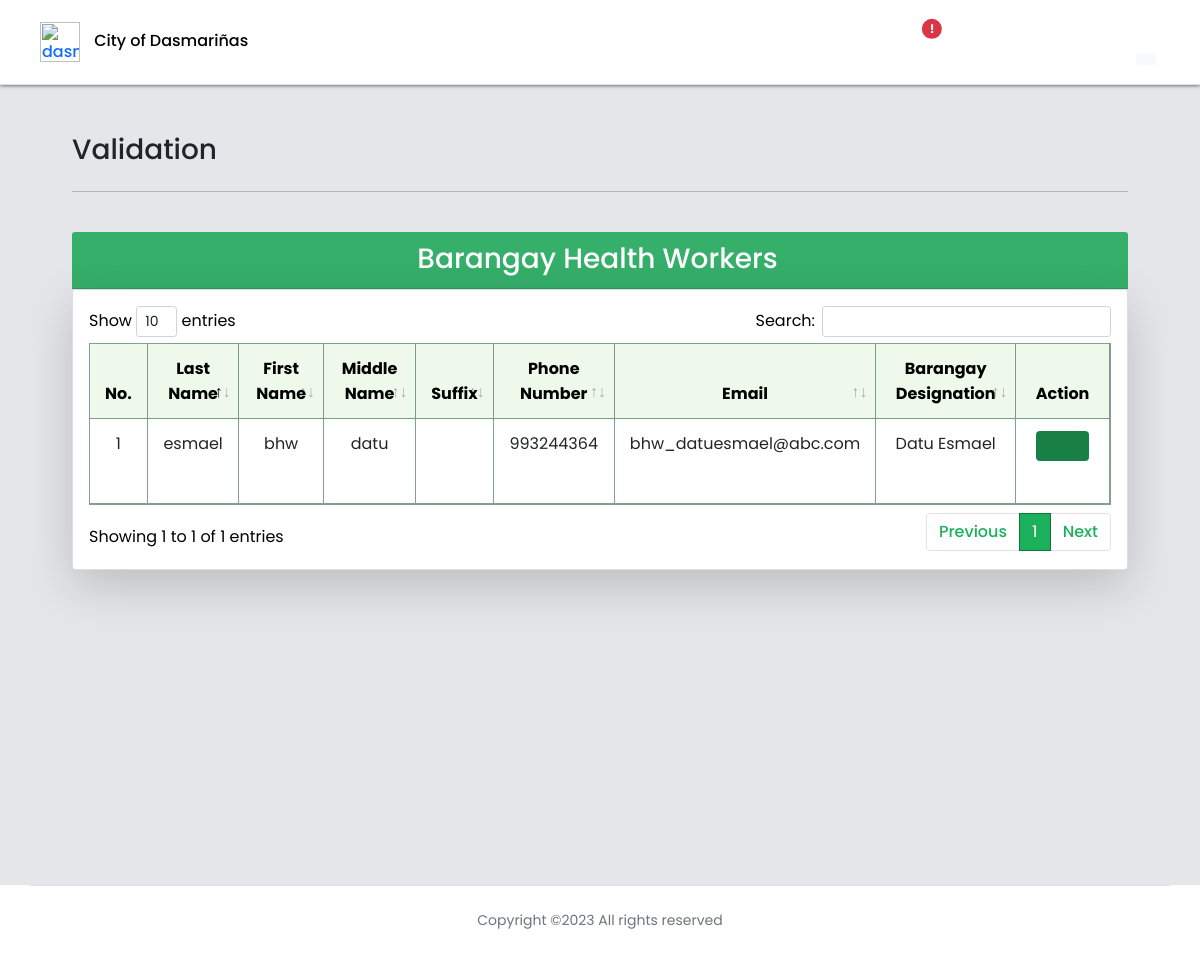
Before: /avalidation (signed in) with the older database file.
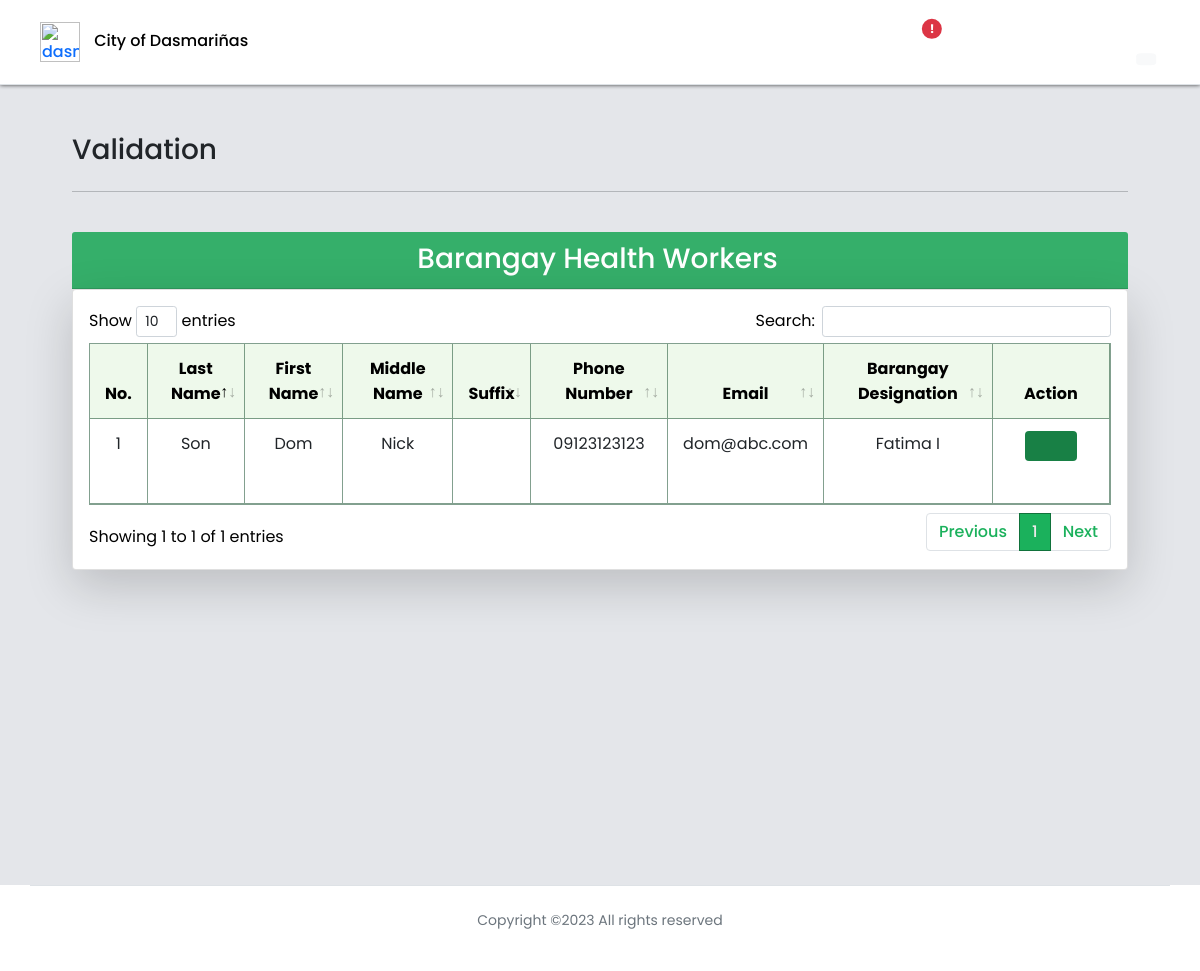
After: the same page with the newer database file.
### profilingApp/models.py (models this page shows, shortened)
class BarangayHealthWorker(Model):
    user = models.OneToOneField(CustomUser, on_delete=CASCADE, primary_key=True)
    is_validated = models.BooleanField(default=False)
    bhw_barangay = models.ForeignKey(Barangay, on_delete=CASCADE)
    history = HistoricalRecords()

class CustomUser(AbstractUser):
    USER_TYPE = [('Choose User Type', 'Choose User Type'),
                 ('Admin', 'Administrator'),
                 ('BHW', 'Barangay Health Worker'),
                 ('P/G', 'Parent/Guardian')]
    username = None
    email = models.EmailField(_('email address'), unique=True)
    user_type = models.CharField(max_length=100, choices=USER_TYPE)
    middle_name = models.CharField(max_length=100, null=True)
    suffix_name = models.CharField(max_length=100, null=True, blank=True)
    phone_num = models.CharField(max_length=100, null=True)
    history= HistoricalRecords()
    USERNAME_FIELD = 'email'
    REQUIRED_FIELDS = []
    objects = CustomUserManager()

class Barangay(Model):
    brgy_name = models.CharField(max_length=500)
    brgy_phone = models.CharField(max_length=100, null=True, blank=True)
    brgy_address = models.CharField(max_length=500, null=True, blank=True)
    def __str__(self) -> str:
        return f'{self.brgy_name}'

### profilingApp/views.py (the view)
# urls.py: path('avalidation', views.bhw_validation, name='bhw_validation'),
@login_required(login_url='login_registration')
def bhw_validation(request):
    if request.user.is_authenticated and request.user.user_type == 'Admin':
        bhw = BarangayHealthWorker.objects.filter(is_validated=False)
        parent = Parent.objects.all()
        invalidated_status = BarangayHealthWorker.objects.filter(
            is_validated=False).count()
        context = {'bhws': bhw,
                'invalidated_count': invalidated_status,
                'parents' : parent,}
        return render(request, 'activities/Admin - Validation.html', context)
    elif request.user.is_authenticated and request.user.user_type == 'BHW':
        return redirect('bhw_home')
    elif request.user.is_authenticated and request.user.user_type == 'P/G':
        return redirect('parent_home')

### profilingApp/templates/activities/Admin - Validation.html (shortened to what this page needs)
{% extends 'activities/Admin Home.html' %}
{% load static %}
{% block dashboard %}
</head>
<body>
<header>
    <div class="site-header">
    <nav class="navbar fixed-top index__navbar scrolled border-bottom"
    style=" padding-left:3%; padding-right:3%;">
        <div class="flex-fill p-1 py-1">
            <div id="mobileNav" class="d-flex align-items-center justify-content-between">
                <div>
                    <a href="#" class="name" style="text-decoration: none;">
                        <img id="adminIcon" class="navbar-icon" src="{% static '/Media/avatar.png' %}" alt="dasma-logo">
                        <span id="adminHidetitle" class="brand__name" style="color:rgb(0, 0, 0); margin-left:10px;">City of Dasmariñas</span>
                    </a>
                </div>
                <div class="menu" id="navLinks">
                    <ul id="nav" class="nav text-small">
                        <li>
                            <a href="{% url 'admin_home' %}" class="nav-link" data-toggle="tooltip" data-bs-placement="bottom" data-bs-offset="0,7"
                            title="Admin Home">
                            <i id="navIcon" class="fa fa-fw fa-home" style="font-size: 24px;"></i>
                            </a>
                        </li>
                        <li>
                            <a href="{% url 'admin_home2' %}" class="nav-link" data-toggle="tooltip" data-bs-placement="bottom" data-bs-offset="0,7"
                            title="Preschooler Status">
                            <i id="navIcon" class="fa fa-3x fa-fw fa-id-card " style="font-size: 24px;"></i>
                            </a>
                        </li>
                        <li>
                            <a href="{% url 'admin_barangay' %}" class="nav-link" data-toggle="tooltip" data-bs-placement="bottom" data-bs-offset="0,7"
                            title="List of Barangay">
                            <i id="navIcon" class="fa fa-3x fa-fw fas fa-landmark " style="font-size: 24px;"></i>
                            </a>
                        </li>
                        <li>
                            {% if invalidated_count > 0 %}
                            <a href="{% url 'bhw_validation' %}" style="color:rgb(27, 177, 92) !important;" class="nav-link"  data-toggle="tooltip" data-bs-placement="bottom" data-bs-offset="0,7"
                                title="BHW Validation" >
                                <i id="navIcon" class="fa fa-fw fa-user-md" style="font-size: 24px;"></i>
                                <span class="position-absolute top-25 start-75 translate-middle badge rounded-pill bg-danger">
                                    !
                                </span></a>
                            {% endif %}
                        </li>
                        <li>
                            <a href="{% url 'admin_userAccounts' %}" class="nav-link" data-toggle="tooltip" data-bs-placement="bottom" data-bs-offset="0,7"
                            title="User Accounts">
                            <i id="navIcon" class="fa fa-3x fa-fw fas fa-users " style="font-size: 24px;"></i>
                            </a>
                        </li>
                        <li>
                            <a href="{% url 'admin_historyLogs' %}" class="nav-link" data-toggle="tooltip" data-bs-placement="bottom" data-bs-offset="0,7"
                            title="History Logs">
                            <i id="navIcon" class="fa fa-3x fa-fw fas fa-clipboard-list " style="font-size: 24px;"></i>
                            </a>
                        </li>
                        <li>
                            <a id="navIcon" class="btn nav-link position-relative" id="dropdownUser1" data-bs-toggle="dropdown" data-toggle="tooltip" data-bs-placement="bottom" data-bs-offset="0,7"
                            title="User Settings" aria-expanded="false">
                                <i class="fa fa-fw fa-user-cog bi" style="font-size: 24px;"></i>
                                <span class="position-absolute top-100 start-75 translate-middle badge rounded-pill text-dark" style="border-radius: 50%;">
                                    <i class="fa fa-lg fa-fw fa-caret-down bg-light" style="border-radius: 25%; margin-bottom: 15px;"></i>
                                </span></a>
                        </li>
                    </ul>
                </div>
            </div>
        </div>
    </nav>
    </div>
</header>
<div id="grid" class="container-fluid" style="padding:3%; margin: top 65px;">
    <div class="container-grid">
        <div class="">
            <div class="row">
                <div class="col">
                    <h3 style="text-align:left;">Validation</h3>
                </div>
            </div>
        <hr>
        <br>
        </div>
    </div>
    <div class="text-black">
        <div class="row">
            <div class="col">
                <div class="card-header">
                    <h3> Barangay Health Workers</h3>
                </div>
                <div class="card shadow-lg p-3 bg-white rounded" >
                    <div class="table-responsive" >
                        <table class="table table-hover table-cell-border" id="table_validation" >
                            <thead>
                                <tr>
                                    <th scope="col" class="text-center">No.</th>
                                    <th scope="col" class="text-center">Last Name</th>
                                    <th scope="col" class="text-center">First Name</th>
                                    <th scope="col" class="text-center">Middle Name</th>
                                    <th scope="col" class="text-center">Suffix</th>
                                    <th scope="col" class="text-center">Phone Number</th>
                                    <th scope="col" class="text-center">Email</th>
                                    <th scope="col" class="text-center">Barangay Designation</th>
                                    <th scope="col" class="nosort text-center">Action</th>
                                </tr>
                            </thead>
                            <tbody>
                                {% for bhw in bhws %}
                                <tr>
                                    <td class="text-center"></td>
                                    <td class="text-center">{{ bhw.user.last_name }}</td>
                                    <td class="text-center">{{ bhw.user.first_name }}</td>
                                    <td class="text-center">{{ bhw.user.middle_name }}</td>
                                    <td class="text-center">{{ bhw.user.suffix_name }}</td>
                                    <td class="text-center">{{ bhw.user.phone_num}}</td>
                                    <td class="text-center">{{ bhw.user.email }}</td>
                                    <td class="text-center">{{ bhw.bhw_barangay }}</td>
                                    <td style="text-align: center;">
                                        <div>
                                            <button type="button" style="background-color: #188045; color: #ffffff;" class="btn hoverableButton" title="Validate" onclick="toggleValidateModal('Are you sure you want to validate {{ bhw.user.first_name }} {{ bhw.user.last_name }}?')"><i class="fa fa-lg fa-fw fa-user-check"></i></button>
                                            <button type="button" style="color: rgb(255, 0, 0);" class="btn" onclick="toggleDeleteModal('Are you sure you want to delete {{ bhw.user.first_name }} {{ bhw.user.last_name }}?')" title="Delete"><i class="fa fa-lg fa-fw fa-trash-alt"></i></button>
                                        </div>
                                    </td>
                                </tr>
                                {% endfor %}
                            </tbody>
                        </table>
                    </div>
                </div>
            </div>
        </div>
    </div>
</div>
{% endblock %}

### profilingApp/templates/activities/Admin Home.html (shortened to what this page needs)
{% load static %}
<html lang="en">
<head>
     <link rel="stylesheet" href="{% static '/CSS/DataTables/datatables.min.css' %}">
     <link rel="stylesheet" href="{% static '/CSS/styles.css' %}">
     <link rel="stylesheet" href="{% static '/CSS/font-awesome/css/all.min.css' %}">
     <link rel="stylesheet" href="{% static '/CSS/css/bootstrap.min.css' %}">
    {% block dashboard%}{% endblock %}
<div class="footer text-muted">
  <div class="container">
      <div class="row text-center align-items-center">
              <div class="border-top p-4">
                  <p class="copyright"><small>
                  Copyright ©<script>document.write(new Date().getFullYear());</script> All rights reserved
                  </small>
                  </p>
              </div>
      </div>
  </div>
</div>
</body>
</html>

### profilingApp/static/CSS/styles.css (style rules this page uses)
.fixed-top { position: sticky; top: 0; right: 0; left: 0; z-index: 1030; max-height: 85px; min-height: 85px; background-color: white; border-bottom: 3px; filter: drop-shadow(0px 0.8px 2px rgba(0, 0, 0, 0.75)); }
.navbar-icon { width: 40px; max-width: 40px; }
img { vertical-align: middle; border-style: none; }
* { margin: 0; padding: 0; box-sizing: border-box; font-family: 'Poppins', sans-serif; }
li, a, button { font-family: 'Poppins', sans-serif; font-weight: 500; font-size: 16px; color:#188045; text-decoration: none; }
li { list-style: none; display: list-item; text-align: -webkit-match-parent; }
a { text-decoration: none; }
table { border: 1px ridge !important; border-color:#003d1b7d !important; }
thead { border-color: rgba(23, 128, 69, 0.514)!important; background-color: #eef9eb; text-align: left !important; color:#000000; }
th { border-bottom: 1px solid !important; border-right: 1px solid !important; padding: 12px 15px !important; border-color: #003d1b7d!important; }
td { border-bottom: 1px solid !important; border-right: 1px solid !important; padding: 12px 15px !important; border-color: #003d1b7d!important; }
#navLinks li a { color:rgba(0, 19, 0, 0.87); padding: 13 13 13 13; margin-left: 15px; position: relative; }
#grid,#footer,#header { transition: 0.5s ease-in-out; }
#grid { background-color: #e4e6ea; position: relative; padding: 4% 6% 8% 6% !important; width: 100%; margin-top: 85px; min-height: 800px; }
.card-header { font-size: 13px; font-family: 'Poppins', sans-serif;; background-color:#35af6a !important; color:white; padding: 10px 15px 5px 10px !important; text-align: center; }
html { width: 100%; height: 100%; }
body { color: rgba(0, 0, 0, 0.6); font-family: 'Poppins', sans-serif; font-size: 14px; line-height: 1.6em; -webkit-font-smoothing: antialiased; -moz-osx-font-smoothing: grayscale; }
::placeholder { color:rgba(255, 255, 255, 0.253); }
@media (min-width: 570px) { ::placeholder { color:rgba(255, 255, 255, 0.253); } }
.row { display: -webkit-box; display: -ms-flexbox; display: flex; -ms-flex-wrap: wrap; flex-wrap: wrap; margin-right: 15px; margin-left: 15px; }
p { display: block; margin-block-start: 1em; margin-block-end: 1em; margin-inline-start: 0px; margin-inline-end: 0px; }
.col-6, .col-7, .col-12, .col, .col-sm-3, .col-sm-6, .col-md-3, .col-md-4, .col-md-5, .col-md-6, .col-md-8, .col-md-9, .col-md-10, .col-md-12, .col-lg-3, .col-lg-4, .col-lg-5, .col-lg-6, .col-lg-7, .col-lg-8, .col-lg-10, .col-lg-12, .col-xl-2 { position: relative; width: 100%; padding-right: 15px; padding-left: 15px; }
small, .small { font-size: 80%; font-weight: 400; }
.text-center { text-align: center !important; }
html { font-family: sans-serif; line-height: 1.15; -webkit-text-size-adjust: 100%; -webkit-tap-highlight-color: rgba(0, 0, 0, 0); }

Changed rows visible on the page:
no longer on this page (row edited): BarangayHealthWorker: user.last_name "esmael", user.first_name "bhw", user.middle_name "datu", user.phone_num "993244364", user.email "bhw_datuesmael@abc.com", bhw_barangay "Datu Esmael"
now on this page (row edited): BarangayHealthWorker: user.last_name "Son", user.first_name "Dom", user.middle_name "Nick", user.phone_num "09123123123", user.email "dom@abc.com", bhw_barangay "Fatima I"
